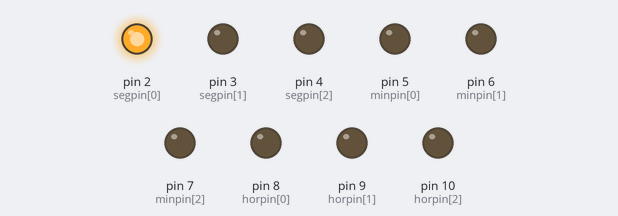
This sketch was run on a simulated Arduino Uno, built with avr-gcc and run on an emulated ATmega328P. Parts: output pins drawn as LEDs (lit = HIGH).

Above: at 0.1 s.
At 5.1 s:
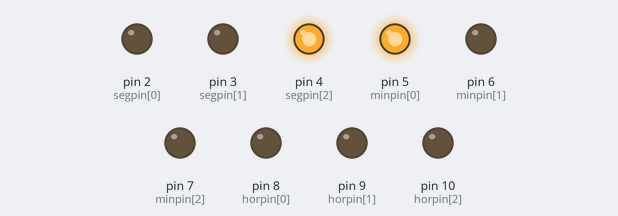
At 10.1 s:
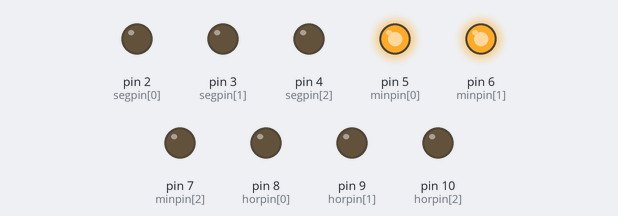
At 20.1 s:
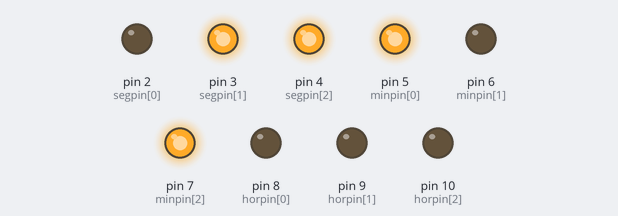
At 30.1 s:
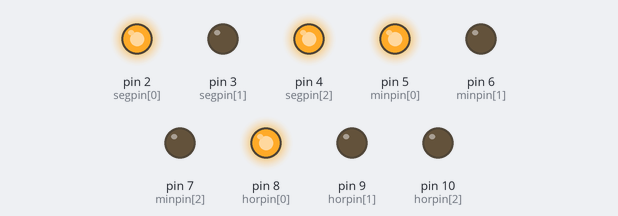
At 39.75 s:
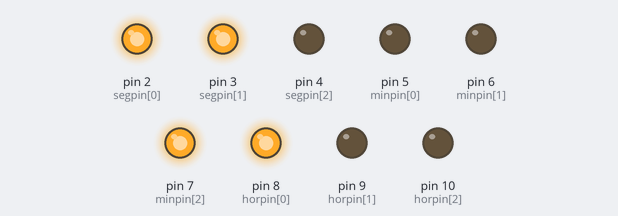
Timing chart, 0 to 40.0 s (numbered marks = the images above):
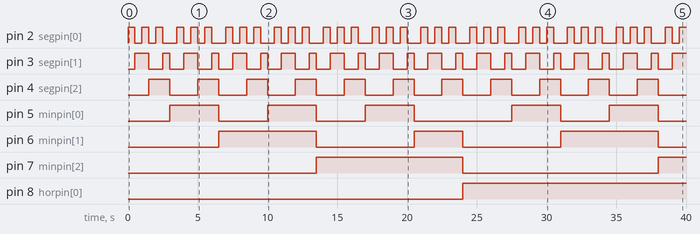

The sketch:

reloj_digital.ino
```cpp
int segpin  [] = {2,3,4};
int minpin  [] = {5,6,7};
int horpin  [] = {8,9,10};

int segtam=sizeof(segpin)/2;//2 bytes de int
int mintam=sizeof(minpin)/2;
int hortam=sizeof(horpin)/2;

int seg=0;
int min=0;
int hor=0;

void setup() {
  // put your setup code here, to run once:
  Serial.begin(9600);

  //int t= sizeof(segpin)/sizeof(segpin[0]);
 // Serial.print(t);
  for (int i=0;i<segtam;i++)
  {
    pinMode(segpin[i],OUTPUT);
  }
  for (int i=0;i<mintam;i++)
  {
    pinMode(minpin[i],OUTPUT);
  }
  for (int i=0;i<hortam;i++)
  {
    pinMode(horpin[i],OUTPUT);
  }
}

void loop() {
  // put your main code here, to run repeatedly:
  seg++;

  if(seg>6)
  {
    seg=0;
    min++;
    if (min>6)
    {
      min=0;
      hor++;
      if (hor>6)
      {
        hor=0;
      }
    }
  }
  dseg();
  dmin();
  dhor();

  delay(500);
}

void dseg()
{
  for(int i=segtam-1;i>=0;i--)
  {
    int segactual = bitRead(seg,i);
    digitalWrite(segpin[i],segactual);
  }
}

void dmin()
{
  for(int i=mintam-1;i>=0;i--)
  {
    int minactual = bitRead(min,i);
    digitalWrite(minpin[i],minactual);
  }
}

void dhor()
{
  for(int i=hortam-1;i>=0;i--)
  {
    int horactual = bitRead(hor,i);
    digitalWrite(horpin[i],horactual);
  }
}
```

Measured:
- by itself, pin 2 (segpin[0]): repeats every 3.5 s: 2 × (LOW 0.50 s, HIGH 0.50 s), LOW 1.0 s, HIGH 0.50 s
- by itself, pin 3 (segpin[1]): repeats every 3.5 s: LOW 1.0 s, HIGH 0.50 s, LOW 1.0 s, HIGH 1.0 s
- by itself, pin 4 (segpin[2]): alternates HIGH for 1.5 s and LOW for 2.0 s
- by itself, pin 5 (minpin[0]): LOW → HIGH at 3.0 s, → LOW 3.5 s later, → HIGH 3.5 s later, → LOW 3.5 s later, … (10 changes in this stretch)
- by itself, pin 6 (minpin[1]): goes HIGH 7.0 s, LOW 7.0 s, HIGH 3.5 s, LOW 7.0 s, HIGH 7.0 s, then LOW
- by itself, pin 7 (minpin[2]): LOW → HIGH at 13.5 s, → LOW 10.5 s later, → HIGH 14.0 s later
- by itself, pin 8 (horpin[0]): LOW → HIGH at 24.0 s
